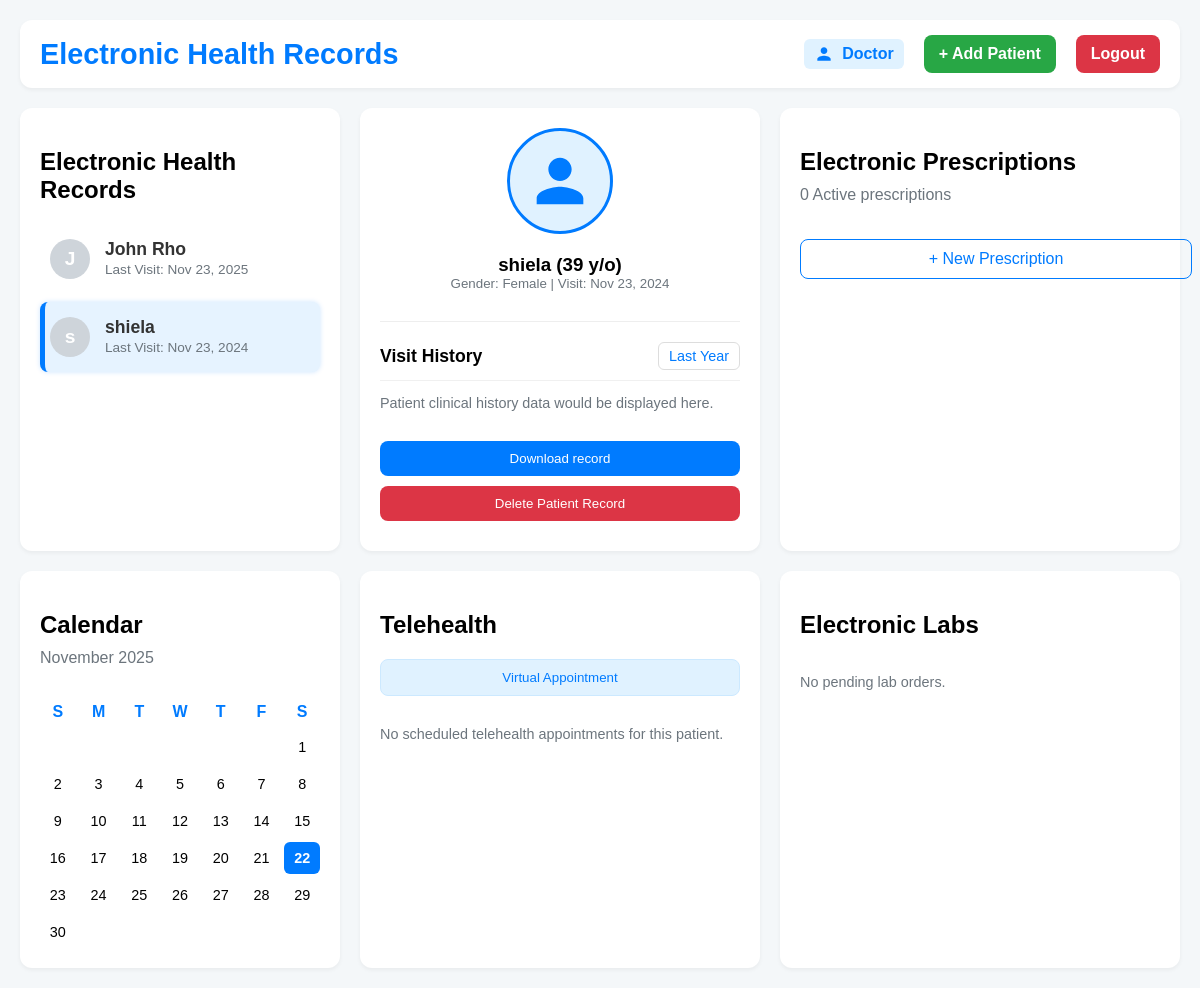
The page /patient/2 (signed in) on the database as committed earlier.
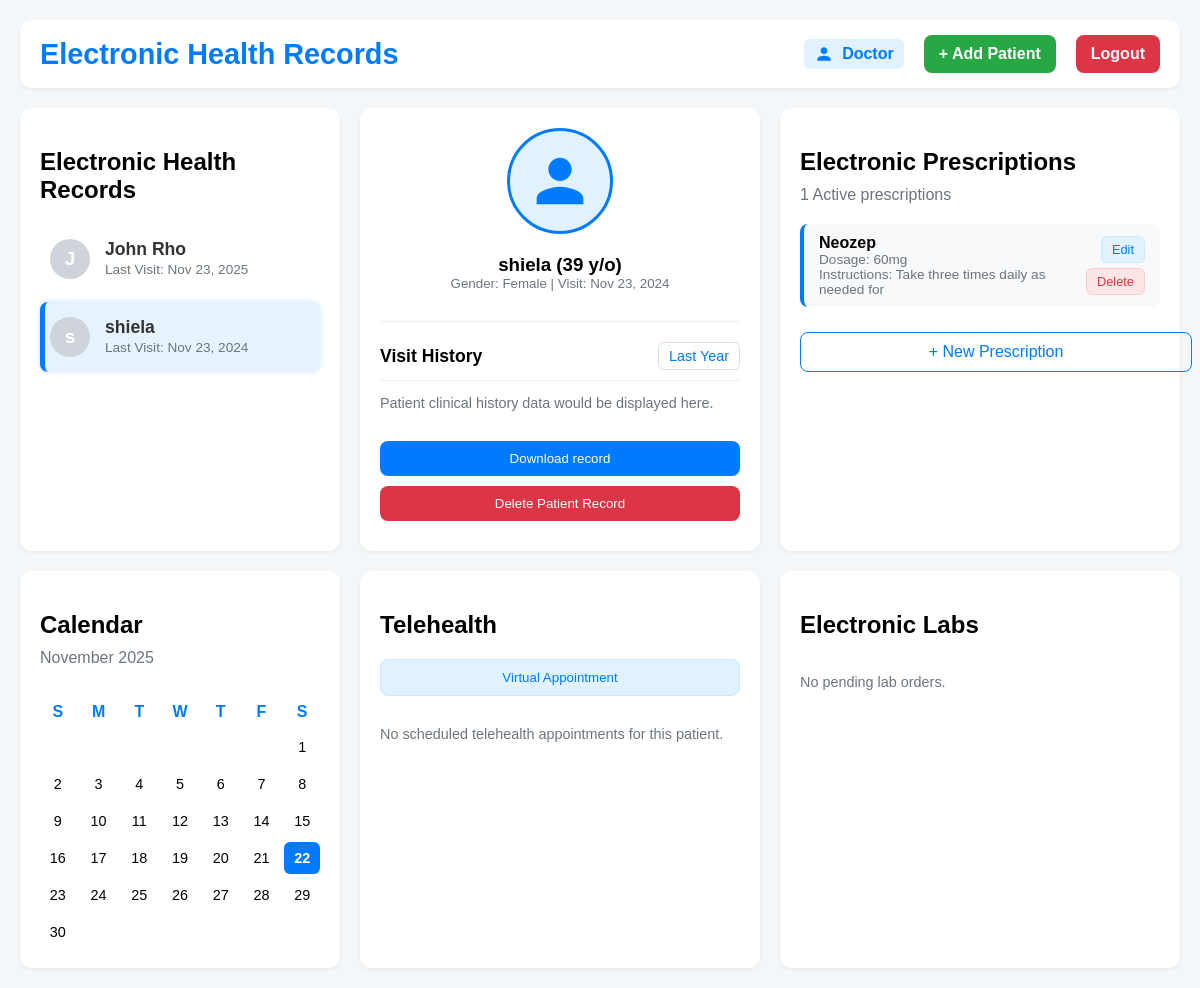
The same page on the database as committed later.
### app.py (models this page shows, shortened)
class User(UserMixin, db.Model):
    id = db.Column(db.Integer, primary_key=True)
    username = db.Column(db.String(100), unique=True, nullable=False)
    password_hash = db.Column(db.String(128))
    role = db.Column(db.String(20), default='doctor')
    avatar_base64 = db.Column(db.Text, default='')

class Patient(db.Model):
    id = db.Column(db.Integer, primary_key=True)
    name = db.Column(db.String(100), nullable=False)
    age = db.Column(db.Integer)
    gender = db.Column(db.String(10))
    visit_date = db.Column(db.Date, default=datetime.utcnow)
    user_id = db.Column(db.Integer, db.ForeignKey('user.id'), nullable=True)
    user = db.relationship('User', backref='patient', uselist=False)
    prescriptions = db.relationship('Prescription', backref='patient', lazy=True, cascade="all, delete-orphan")
    appointments = db.relationship('TelehealthAppointment', backref='patient', lazy=True, cascade="all, delete-orphan")
    lab_orders = db.relationship('LabOrder', backref='patient', lazy=True, cascade="all, delete-orphan")

class Prescription(db.Model):
    id = db.Column(db.Integer, primary_key=True)
    patient_id = db.Column(db.Integer, db.ForeignKey('patient.id'), nullable=False)
    medication = db.Column(db.String(150), nullable=False)
    dosage = db.Column(db.String(50))
    instructions = db.Column(db.Text)

### app.py (the view)
@app.route('/patient/<int:patient_id>')
@login_required
def dashboard(patient_id):
    if current_user.role != 'doctor':
        flash('Access denied', 'error')
        return redirect(url_for('index'))
    patients = Patient.query.order_by(Patient.visit_date.desc()).all()
    selected_patient = Patient.query.get_or_404(patient_id)
    prescriptions = selected_patient.prescriptions
    appointments = selected_patient.appointments
    lab_orders = selected_patient.lab_orders
    all_pending_labs = LabOrder.query.filter_by(status='Needs Submission').all()
    today = datetime.now()
    cal_data = {
        'month_name': today.strftime('%B %Y'),
        'days': get_calendar_data(today.year, today.month)
    }
    return render_template('dashboard_view.html',
                           patients=patients,
                           selected_patient=selected_patient,
                           prescriptions=prescriptions,
                           appointments=appointments,
                           lab_orders=lab_orders,
                           all_pending_labs=all_pending_labs,
                           calendar_data=cal_data)

### app.py (called while the page is built)
@login_manager.user_loader
def load_user(user_id):
    return User.query.get(int(user_id))

def get_calendar_data(year, month):
    cal = calendar.Calendar(firstweekday=6)
    month_data = cal.monthdays2calendar(year, month)
    current_date = datetime.now().date()
    calendar_days = []
    for week in month_data:
        for day_num, weekday in week:
            if day_num == 0:
                calendar_days.append({'day': '', 'class': 'empty', 'is_today': False})
            else:
                date_obj = datetime(year, month, day_num).date()
                is_today = date_obj == current_date
                calendar_days.append({'day': day_num, 'class': '', 'is_today': is_today})
    return calendar_days

### templates/dashboard_view.html (shortened to what this page needs)
<!DOCTYPE html>
<html lang="en">
<head>
    <link rel="stylesheet" href="{{ url_for('static', filename='styles.css') }}">
</head>
<body>
    <div class="container">
        <div class="header">
            <div class="logo">Electronic Health Records</div>
            <div class="user-actions">
                <div class="user-role-display">
                    <svg xmlns="http://www.w3.org/2000/svg" viewBox="0 0 24 24" fill="#007bff">
                        <path d="M12 12c2.21 0 4-1.79 4-4s-1.79-4-4-4-4 1.79-4 4 1.79 4 4 4zm0 2c-2.67 0-8 1.34-8 4v2h16v-2c0-2.66-5.33-4-8-4z"/>
                    </svg>
                    <span>{{ current_user.role|capitalize }}</span>
                </div>
                <a href="{{ url_for('add_patient') }}" class="btn-header" style="margin-left: 10px;">
                    + Add Patient
                </a>
                <a href="{{ url_for('logout') }}" class="btn-header" style="background-color: #dc3545; margin-left: 10px;">
                    Logout
                </a>
            </div>
        </div>
        <div class="card patients-list">
            <h2>Electronic Health Records</h2>
            {% for patient in patients %}
            <a href="{{ url_for('dashboard', patient_id=patient.id) }}" style="text-decoration: none; color: inherit;">
                <div class="patient-item {% if selected_patient and patient.id == selected_patient.id %}active{% endif %}">
                    <div class="patient-avatar">{{ patient.name[0] }}</div>
                    <div class="patient-info">
                        <strong>{{ patient.name }}</strong>
                        <small>Last Visit: {{ patient.visit_date.strftime('%b %d, %Y') }}</small>
                    </div>
                </div>
            </a>
            {% endfor %}
        </div>
        <div class="card patient-details">
            {% if selected_patient %}
                <div style="text-align: center;">
                    <div class="detail-photo" title="{{ selected_patient.name }}"></div>
                    <h3 style="margin-bottom: 0;">{{ selected_patient.name }} ({{ selected_patient.age }} y/o)</h3>
                    <small style="color: #6c757d;">Gender: {{ selected_patient.gender }} | Visit: {{ selected_patient.visit_date.strftime('%b %d, %Y') }}</small>
                </div>
                <div class="detail-info" style="margin-top: 10px;">
                    <div style="display: flex; justify-content: space-between; align-items: center; margin-bottom: 10px; border-bottom: 1px solid #f0f0f0; padding-bottom: 10px;">
                        <strong style="font-size: 1.1rem;">Visit History</strong>
                        <div style="font-size: 0.9rem; color: #007bff; border: 1px solid #ddd; padding: 5px 10px; border-radius: 6px;">Last Year</div>
                    </div>
                    <p style="color: #6c757d; font-size: 0.9rem;">Patient clinical history data would be displayed here.</p>
                    <button class="btn-primary" style="margin-top: 30px;">Download record</button>
                    <form method="POST" action="{{ url_for('delete_patient', patient_id=selected_patient.id) }}" onsubmit="return confirm('WARNING: Are you sure you want to delete {{ selected_patient.name }} and ALL their records? This cannot be undone.');">
                        <button type="submit" class="btn-primary" style="background-color: #dc3545;">
                            Delete Patient Record
                        </button>
                    </form>
                </div>
            {% else %}
                <p>No patient selected. Please add a patient to begin viewing their details.</p>
            {% endif %}
        </div>
        <div class="card prescriptions">
            <h2>Electronic Prescriptions</h2>
            {% if selected_patient %}
                <p style="color: #6c757d; margin-top: -10px; margin-bottom: 20px;">{{ prescriptions|length }} Active prescriptions</p>
            {% else %}
                <p style="color: #6c757d; margin-top: -10px; margin-bottom: 20px;">Select a patient to view their prescriptions.</p>
            {% endif %}
            {% for rx in prescriptions %}
            <div class="prescription-item">
                <div style="flex-grow: 1;">
                    <strong>{{ rx.medication }}</strong>
                    <small>Dosage: {{ rx.dosage }}</small>
                    <small>Instructions: {{ rx.instructions }}</small>
                </div>
                <div style="display: flex; flex-direction: column; align-items: flex-end; gap: 5px;">
                    <a href="{{ url_for('edit_prescription', rx_id=rx.id) }}" class="btn-elab" style="background-color: #e0f2ff; color: #007bff; border-color: #cce9ff;">Edit</a>
                    <form method="POST" action="{{ url_for('delete_prescription', rx_id=rx.id) }}" style="margin: 0;" onsubmit="return confirm('Are you sure you want to delete this prescription?');">
                        <button type="submit" class="btn-elab" style="background-color: #ffe6e6; color: #dc3545; border-color: #ffcccc;">Delete</button>
                    </form>
                </div>
            </div>
            {% endfor %}
            {% if selected_patient %}
            <a href="{{ url_for('add_prescription', patient_id=selected_patient.id) }}" class="btn-primary-ghost">
                + New Prescription
            </a>
            {% endif %}
        </div>
        <div class="card calendar-card">
            <h2>Calendar</h2>
            <p style="color: #6c757d; margin-top: -10px;">{{ calendar_data.month_name }}</p>
            <div class="calendar-grid">
                <div class="day-header">S</div><div class="day-header">M</div><div class="day-header">T</div><div class="day-header">W</div><div class="day-header">T</div><div class="day-header">F</div><div class="day-header">S</div>
                {% for day in calendar_data.days %}
                <div class="day-cell {% if day.is_today %}today{% endif %} {% if day.class == 'empty' %}empty-cell{% endif %}">
                    {{ day.day }}
                </div>
                {% endfor %}
            </div>
        </div>
        <div class="card telehealth">
            <h2>Telehealth</h2>
            <button class="btn-primary-ghost-blue">Virtual Appointment</button>
            {% if selected_patient and appointments %}
                {% for appt in appointments %}
                <div class="appointment-item">
                    <div class="appointment-info">
                        <strong>{{ selected_patient.name }}</strong>
                        <small>{{ appt.appointment_time }} | {{ appt.provider_detail }}</small>
                    </div>
                    <span class="status-badge status-scheduled">{{ appt.status }}</span>
                </div>
                {% endfor %}
            {% else %}
                <p style="color: #6c757d; font-size: 0.9rem;">No scheduled telehealth appointments for this patient.</p>
            {% endif %}
        </div>
        <div class="card labs">
            <h2>Electronic Labs</h2>
            {% if all_pending_labs %}
                {% for lab in all_pending_labs %}
                <div class="lab-item">
                    <div class="appointment-info">
                        <strong style="color: #007bff;">{{ lab.patient.name }}</strong>
                        <small>Order: {{ lab.order_type }}</small>
                        <small>Ordered by: {{ lab.ordered_by }}</small>
                    </div>
                    <div style="display: flex; flex-direction: column; align-items: flex-end;">
                        <span class="status-badge status-needs-submission" style="margin-bottom: 5px;">{{ lab.status }}</span>
                        <button class="btn-elab">Create eLab</button>
                    </div>
                </div>
                {% endfor %}
            {% else %}
                <p style="color: #6c757d; font-size: 0.9rem;">No pending lab orders.</p>
            {% endif %}
        </div>
    </div>
</body>
</html>

Rows that differ between the two databases and show on the page:
added Prescription: medication "Neozep", dosage "60mg", instructions "Take three times daily as needed for"
Other text that changed with them:
{{ prescriptions|length }}: "0" → "1"
